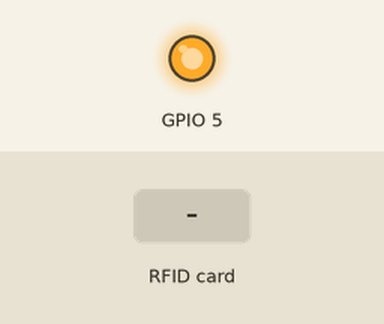
Simulated run of this program. Board: ESP8266 (NodeMCU). On the bench: output pins drawn as LEDs (lit = HIGH). The test bench sets the inputs (shaded band). WiFi joins after 1.5 s; servers stay silent unless stated; no MQTT or app messages arrive unless stated; what the program prints to the serial monitor is not drawn.

Above: at 1.72 s.
At 2.7 s:
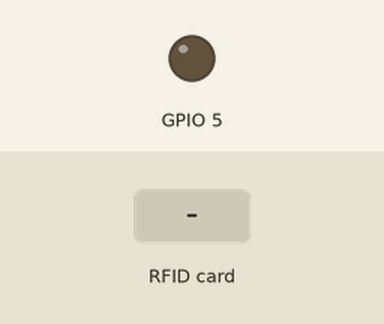
2.8 s: RFID card 5E 7A 19 C4 held to the reader
Timing chart, 0 to 5.8 s (numbered marks = the images above; inputs shaded):
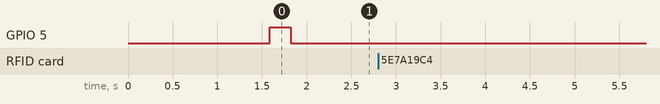

Measured:
- after the input at 2.8 s, every drawn part: stays the same

The program:

main.cpp
```cpp
/*
 * pin layout used:
 * -----------------------------------------------------------------------------------------
 *             Sparkfun ESP8266   MFRC522
 *             Thing Dev          Reader/PCD
 * Signal      Pin                Pin
 * -----------------------------------------------------------------------------------------
 * RST/Reset   4                  RST
 * SPI SS      15                 SDA(SS)
 * SPI MOSI    13                 MOSI
 * SPI MISO    12                 MISO
 * SPI SCK     14                 SCK
 */

//RFID Reader
#include <SPI.h>
#include <MFRC522.h>
//Wifi & Mqtt
#include <ESP8266WiFi.h>
#include <PubSubClient.h>
#include <ArduinoJson.h>        //JSON Lib

void setup_wifi();
void callback(char* topic, byte* payload, unsigned int length);
void reconnect() ;
String ipToStr(IPAddress);
bool newCardAvailable();

//RFID Reader
#define RST_PIN         4          // Configurable, see typical pin layout above
#define SS_PIN          15         // Configurable, see typical pin layout above
MFRC522 mfrc522(SS_PIN, RST_PIN);  // Create MFRC522 instance
String uidstr="";
char msg[100];
int mfrc522Help = 0;
int iState = 0;

//Wifi & Mqtt
//fill in the ssid and the password of your wifi
const char* ssid = "";
const char* password = "";
//fill in the ip-address of your mqtt server
const char* mqtt_server = "";
String clientMac = "";
String clientIP = "";
char topic[100];

WiFiClient espClient;
PubSubClient client(espClient);

char json[100];

void setup() {
  clientMac = WiFi.macAddress();
  ("rfid/reader/"+clientMac).toCharArray(topic,100);
  Serial.begin(9600);   // Initialize serial communications with the PC
  while (!Serial);    // Do nothing if no serial port is opened (added for Arduinos based on ATMEGA32U4)
  Serial.println(clientMac);
  //RFID Reader
  SPI.begin();      // Init SPI bus
  mfrc522.PCD_Init();   // Init MFRC522
  mfrc522.PCD_DumpVersionToSerial();  // Show details of PCD - MFRC522 Card Reader details
  Serial.println(F("Scan PICC to see UID, type, and data blocks..."));

  //Wifi & Mqtt
  setup_wifi();
  client.setServer(mqtt_server, 1883);
  client.setCallback(callback);
  pinMode(5,OUTPUT);
}

void loop() {

  if (!client.connected()) {
    digitalWrite(5,HIGH);
    reconnect();
  }else{
    digitalWrite(5,LOW);
  }
  if(WiFi.status() == 6 || WiFi.status() == 4){
    setup_wifi();
  }
  client.loop();
    switch(iState){
      case 0:{if(newCardAvailable()) {
                iState++;
              }else{
                delay(50);
              }
              }
              break;
      case 1: {uidstr="";
              for (byte i = 0; i < mfrc522.uid.size; i++){
                uidstr = uidstr + String(mfrc522.uid.uidByte[i],HEX);
              }
              iState++;
              }
              break;
      case 2:{ Serial.print("the card id is: ");
              Serial.println(uidstr);
              StaticJsonBuffer<200> jsonBuffer;
              JsonObject& root = jsonBuffer.createObject();
              root["uid"]         = uidstr;
              root["mac"]         = clientMac;
              root["ip"]          = clientIP;
              root.printTo(msg);
              client.publish(topic, msg, 0);
              iState = 0;;
              }
              break;
      default:;

  }
  delay(100);

}
void callback(char* topic, byte* payload, unsigned int length) {
  Serial.print("Message arrived [");
  Serial.print(topic);
  String tmp ="";
  Serial.print("] ");
  for (int i = 0; i < length; i++) {
    //Serial.print((char)payload[i]);
    tmp = tmp + (char)payload[i];
  }
  Serial.println(tmp);
}
void reconnect() {
  // Loop until we're reconnected
  while (!client.connected()) {
    Serial.print("Attempting MQTT connection...");
    // Attempt to connect
    if (client.connect("ESP8266Client")) {
      Serial.println("connected");
    } else {
      Serial.print("failed, rc=");
      Serial.print(client.state());
      Serial.println(" try again in 1 seconds");
      // Wait 5 seconds before retrying
      delay(1000);
    }
  }
}
void setup_wifi() {

  delay(10);
  // We start by connecting to a WiFi network
  Serial.println();
  Serial.print("Connecting to ");
  Serial.println(ssid);

  WiFi.begin(ssid, password);

  while (WiFi.status() != WL_CONNECTED) {
    delay(500);
    Serial.print(".");
  }

  Serial.println("");
  Serial.println("WiFi connected");
  Serial.println("IP address: ");
  Serial.println(WiFi.localIP());
  clientIP = String(ipToStr(WiFi.localIP()));
}
bool newCardAvailable(){
 switch(mfrc522Help){
      case 0: if (mfrc522.PICC_IsNewCardPresent() && mfrc522.PICC_ReadCardSerial()) {
                mfrc522Help++;
                return true;
              }else{
                return false;
              }
              break;
      case 1: if (!mfrc522.PICC_IsNewCardPresent() && !mfrc522.PICC_ReadCardSerial()) {
                mfrc522Help++;
              }
              return false;
              break;
      case 2: if (!mfrc522.PICC_IsNewCardPresent() && !mfrc522.PICC_ReadCardSerial()) {
                mfrc522Help=0;
              }else{
                mfrc522Help=1;
              }
              return false;
              break;
  }
  delay(100);
}
String macToStr(const uint8_t* mac){
  String result;
  for (int i = 0; i < 6; ++i) {
  result += String(mac[i], 16);
  if (i < 5)
  result += ':';
  }
  return result;
}
String ipToStr(IPAddress ip){
  String result;
  for (int i = 0; i < 4; i++) {
    if(i<3){
       result += String(ip[i]) + ".";
    }else{
       result += String(ip[i]);
    }
  }
  return result;
}
```
